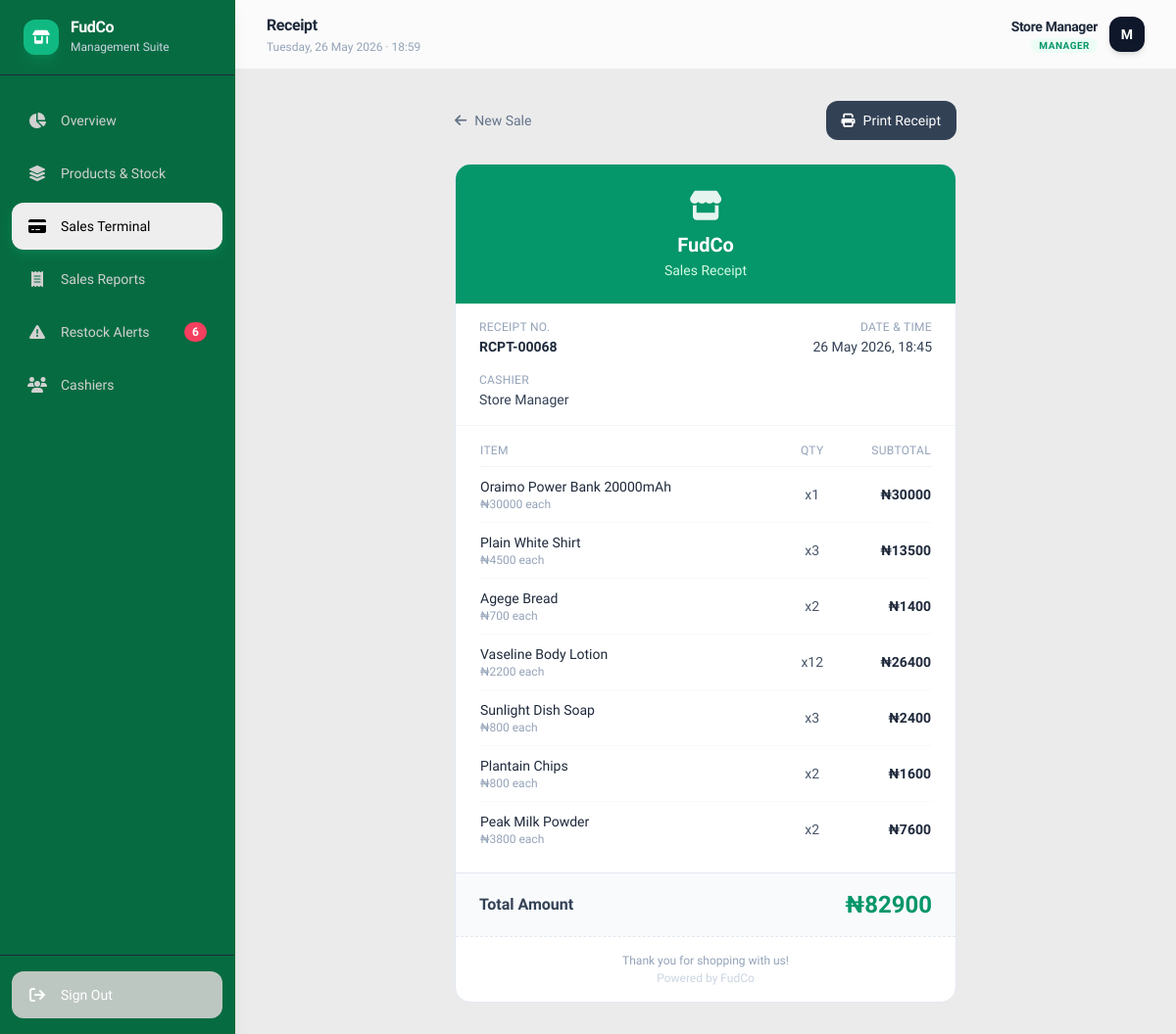
The app's page /receipt/68/ (signed in) with its own data.
### store/models.py (models this page shows, shortened)
class Sale(models.Model):
    cashier        = models.ForeignKey(
        User,
        on_delete=models.SET_NULL,
        null=True,
        related_name='sales',
    )
    total_amount   = models.DecimalField(max_digits=12, decimal_places=2, default=0)
    receipt_number = models.CharField(max_length=20, unique=True, blank=True)
    created_at     = models.DateTimeField(auto_now_add=True)
    class Meta:
        ordering = ['-created_at']

class SaleItem(models.Model):
    sale     = models.ForeignKey(Sale, on_delete=models.CASCADE, related_name='items')
    product  = models.ForeignKey(Product, on_delete=models.SET_NULL, null=True, related_name='sale_items')
    quantity = models.PositiveIntegerField()
    price    = models.DecimalField(max_digits=10, decimal_places=2)   # price at time of sale
    subtotal = models.DecimalField(max_digits=12, decimal_places=2)

class Product(models.Model):
    name               = models.CharField(max_length=200)
    category           = models.CharField(max_length=50, choices=CATEGORY_CHOICES, default='other')
    price              = models.DecimalField(max_digits=10, decimal_places=2)
    quantity           = models.PositiveIntegerField(default=0)
    restock_threshold  = models.PositiveIntegerField(default=5)
    image              = models.ImageField(upload_to='products/', blank=True, null=True)
    created_at         = models.DateTimeField(auto_now_add=True)
    updated_at         = models.DateTimeField(auto_now=True)
    class Meta:
        ordering = ['name']

### store/views.py (the view)
# urls.py: path('receipt/<int:pk>/',           views.receipt,        name='receipt'),
@login_required_custom
def receipt(request, pk):
    sale = get_object_or_404(
        Sale.objects.select_related('cashier').prefetch_related('items__product'),
        pk=pk,
    )
    context = {
        'sale':            sale,
        'low_stock_count': Product.objects.filter(
                               Q(quantity__lte=F('restock_threshold'))
                           ).count(),
    }
    return render(request, 'store/receipt.html', context)

### templates/store/receipt.html (shortened to what this page needs)
{% extends 'base.html' %}
{% block nav_pos %}active{% endblock %}
{% block page_title %}Receipt{% endblock %}
{% block content %}
<div class="max-w-lg mx-auto">
  <div class="flex items-center justify-between mb-5 md:mb-6">
    <a href="{% url 'store:pos' %}"
       class="flex items-center gap-2 text-sm text-slate-500 hover:text-emerald-600 transition-colors">
      <i class="fa-solid fa-arrow-left"></i>
      <span class="hidden sm:inline">New Sale</span>
    </a>
    <button onclick="window.print()"
            class="flex items-center gap-2 bg-slate-700 hover:bg-slate-800
                   text-white text-sm font-medium px-3 md:px-4 py-2 md:py-2.5 rounded-xl
                   transition-colors">
      <i class="fa-solid fa-print"></i>
      <span class="hidden sm:inline">Print Receipt</span>
    </button>
  </div>
  <div class="bg-white border border-slate-200 rounded-2xl overflow-hidden" id="receipt-card">
    <div class="bg-emerald-600 px-6 py-5 md:py-6 text-center text-white">
      <i class="fa-solid fa-store text-2xl md:text-3xl mb-2 opacity-90"></i>
      <h2 class="text-lg md:text-xl font-bold">FudCo</h2>
      <p class="text-emerald-100 text-sm mt-0.5">Sales Receipt</p>
    </div>
    <div class="px-4 md:px-6 py-4 border-b border-slate-100 grid grid-cols-2 gap-3 md:gap-4 text-sm">
      <div>
        <p class="text-slate-400 text-xs uppercase tracking-wide mb-0.5">Receipt No.</p>
        <p class="font-bold text-slate-800 text-xs md:text-sm">{{ sale.receipt_number }}</p>
      </div>
      <div class="text-right">
        <p class="text-slate-400 text-xs uppercase tracking-wide mb-0.5">Date & Time</p>
        <p class="font-medium text-slate-700 text-xs md:text-sm">
          {{ sale.created_at|date:"d M Y, H:i" }}
        </p>
      </div>
      <div>
        <p class="text-slate-400 text-xs uppercase tracking-wide mb-0.5">Cashier</p>
        <p class="font-medium text-slate-700 text-xs md:text-sm">
          {{ sale.cashier.get_full_name|default:sale.cashier.username }}
        </p>
      </div>
    </div>
    <div class="px-4 md:px-6 py-4">
      <table class="w-full text-sm">
        <thead>
          <tr class="text-slate-400 text-xs uppercase tracking-wide border-b border-slate-100">
            <th class="pb-2 text-left font-medium">Item</th>
            <th class="pb-2 text-center font-medium">Qty</th>
            <th class="pb-2 text-right font-medium">Subtotal</th>
          </tr>
        </thead>
        <tbody class="divide-y divide-slate-50">
          {% for item in sale.items.all %}
          <tr>
            <td class="py-2.5 text-slate-800 font-medium">
              {{ item.product.name }}
              <span class="text-slate-400 text-xs font-normal block">
                ₦{{ item.price|floatformat:0 }} each
              </span>
            </td>
            <td class="py-2.5 text-center text-slate-600">x{{ item.quantity }}</td>
            <td class="py-2.5 text-right font-semibold text-slate-800">
              ₦{{ item.subtotal|floatformat:0 }}
            </td>
          </tr>
          {% endfor %}
        </tbody>
      </table>
    </div>
    <div class="px-4 md:px-6 py-4 bg-slate-50 border-t border-slate-200">
      <div class="flex items-center justify-between">
        <span class="font-semibold text-slate-700">Total Amount</span>
        <span class="text-xl md:text-2xl font-bold text-emerald-600">
          ₦{{ sale.total_amount|floatformat:0 }}
        </span>
      </div>
    </div>
    <div class="px-6 py-4 text-center border-t border-dashed border-slate-200">
      <p class="text-slate-400 text-xs">Thank you for shopping with us!</p>
      <p class="text-slate-300 text-xs mt-0.5">Powered by FudCo</p>
    </div>
  </div>
</div>
{% endblock %}

### templates/base.html (shortened to what this page needs)
<!DOCTYPE html>
<html lang="en">
<head>
  <script src="https://cdn.tailwindcss.com"></script>
  <link rel="stylesheet" href="https://cdnjs.cloudflare.com/ajax/libs/font-awesome/6.5.0/css/all.min.css"/>
</head>
<body class="bg-[#EBEBEB] text-slate-900 min-h-screen flex flex-col md:flex-row">
  <aside
  id="sidebar"
  class="hidden md:flex flex-col fixed top-0 left-0 z-30 min-h-screen bg-[#076B41] w-16 lg:w-60 border-r border-green-800 green-200/80 shadow-lg"
>
    <div class="px-3 lg:px-6 py-5 border-b border-slate-800 flex items-center gap-3 overflow-hidden">
      <div class="w-9 h-9 bg-emerald-500 rounded-xl flex items-center justify-center text-white shadow-lg shadow-emerald-500/20 shrink-0">
        <i class="fa-solid fa-shop text-sm"></i>
      </div>
      <div class="hidden lg:block">
        <h1 class="text-white font-bold text-base tracking-tight leading-none">FudCo</h1>
        <p class="text-slate-300 text-xs mt-1">Management Suite</p>
      </div>
    </div>
    <nav class="flex-1 px-2 lg:px-3 py-4 space-y-1.5 flex flex-col items-center lg:items-stretch">
      <a href="{% url 'store:dashboard' %}" class="sidebar-link hidden lg:flex {% block nav_home %}{% endblock %}">
        <i class="fa-solid fa-chart-pie w-5 text-center text-base"></i> Overview
      </a>
      <a href="{% url 'store:inventory' %}" class="sidebar-link hidden lg:flex {% block nav_inventory %}{% endblock %}">
        <i class="fa-solid fa-layer-group w-5 text-center text-base"></i> Products & Stock
      </a>
      <a href="{% url 'store:pos' %}" class="sidebar-link hidden lg:flex {% block nav_pos %}{% endblock %}">
        <i class="fa-solid fa-credit-card w-5 text-center text-base"></i> Sales Terminal
      </a>
      <a href="{% url 'store:reports' %}" class="sidebar-link hidden lg:flex {% block nav_reports %}{% endblock %}">
        <i class="fa-solid fa-receipt w-5 text-center text-base"></i> Sales Reports
      </a>
      <a href="{% url 'store:restock_alerts' %}" class="sidebar-link hidden lg:flex {% block nav_alerts %}{% endblock %}">
        <i class="fa-solid fa-triangle-exclamation w-5 text-center text-base"></i> Restock Alerts
        {% if low_stock_count %}
          <span class="ml-auto bg-rose-500 text-white text-xs font-bold px-2 py-0.5 rounded-xl shadow-sm">
            {{ low_stock_count }}
          </span>
        {% endif %}
      </a>
      {% if request.user.is_authenticated and request.user.profile.role == 'manager' %}
      <a href="{% url 'store:cashiers' %}" class="sidebar-link hidden lg:flex {% block nav_users %}{% endblock %}">
        <i class="fa-solid fa-users w-5 text-center text-base"></i> Cashiers
      </a>
      {% endif %}
    </nav>
    <div class="px-2 lg:px-3 py-4 border-t border-slate-800 flex justify-center lg:block">
      {% if request.user.is_authenticated %}
      <form method="post" action="{% url 'store:logout' %}" class="w-full">
        <button type="submit" class="sidebar-link hidden lg:flex w-full text-left text-slate-400 text-white bg-[#BDC7C2] hover:text-rose-400 hover:text-white hover:bg-rose-500 ">
          <i class="fa-solid fa-arrow-right-from-bracket w-5 text-center text-base"></i> Sign Out
        </button>
      </form>
      {% endif %}
    </div>
  </aside>
  <div class="ml-0 md:ml-16 lg:ml-60 flex-1 flex flex-col min-h-screen pb-16 md:pb-0">
    <header class="bg-white/80 backdrop-blur-md border-b border-slate-200/80 px-4 md:px-8 py-3.5 flex items-center justify-between sticky top-0 z-20">
      <div class="min-w-0">
        <h2 class="text-slate-800 font-bold text-sm md:text-base tracking-tight truncate">
          {% block page_title %}Dashboard{% endblock %}
        </h2>
        <p class="text-slate-400 text-xs font-medium mt-0.5 hidden sm:block" id="current-datetime"></p>
      </div>
      <div class="flex items-center gap-3 shrink-0">
        {% if request.user.is_authenticated %}
          <div class="text-right hidden sm:block">
            <p class="text-slate-800 text-sm font-semibold tracking-tight">
              {{ request.user.get_full_name|default:request.user.username }}
            </p>
            <p class="text-[10px] uppercase font-bold tracking-wider mt-0.5">
              {% if request.user.profile.role == 'manager' %}
                <span class="text-emerald-600 bg-emerald-50 px-2 py-0.5 rounded-lg">Manager</span>
              {% else %}
                <span class="text-blue-600 bg-blue-50 px-2 py-0.5 rounded-lg">Cashier</span>
              {% endif %}
            </p>
          </div>
          <div class="w-8 h-8 md:w-9 md:h-9 rounded-xl bg-slate-900 text-white text-xs md:text-sm font-bold flex items-center justify-center shadow-md">
            {{ request.user.username|first|upper }}
          </div>
        {% endif %}
      </div>
    </header>
    <main class="flex-1 p-4 md:p-6 lg:p-8 max-w-[1600px] w-full mx-auto">
      {% block content %}{% endblock %}
    </main>
  </div>
</body>
</html>

### templates/base.html (style rules this page uses)
body { font-family: 'Plus Jakarta Sans', sans-serif; }
.sidebar-link { display: flex; align-items: center; gap: 0.875rem; padding: 0.75rem 1rem; color: #d1d1d1; font-size: 0.875rem; font-weight: 500; border-radius: 0.75rem; transition: all 0.2s ease; white-space: nowrap; }
.sidebar-link.active { color: #000000; background: #eeeeee; box-shadow: 0 4px 12px rgba(16, 185, 129, 0.25); }
#sidebar { transition: width 0.2s ease; }

### records on screen
Sale: receipt_number "RCPT-00068", created_at "26 May 2026, 18:45", cashier.get_full_name "Store Manager", total_amount "82900"
SaleItem: product.name "Oraimo Power Bank 20000mAh", price "30000", quantity "1", subtotal "30000"
SaleItem: product.name "Plain White Shirt", price "4500", quantity "3", subtotal "13500"
SaleItem: product.name "Agege Bread", price "700", quantity "2", subtotal "1400"
SaleItem: product.name "Vaseline Body Lotion", price "2200", quantity "12", subtotal "26400"
SaleItem: product.name "Sunlight Dish Soap", price "800", quantity "3", subtotal "2400"
SaleItem: product.name "Plantain Chips", price "800", quantity "2", subtotal "1600"
SaleItem: product.name "Peak Milk Powder", price "3800", quantity "2", subtotal "7600"

### other values on screen
{{ low_stock_count }} "6"
{{ request.user.get_full_name|default:request.user.username }} "Store Manager"
{{ request.user.username|first|upper }} "M"
